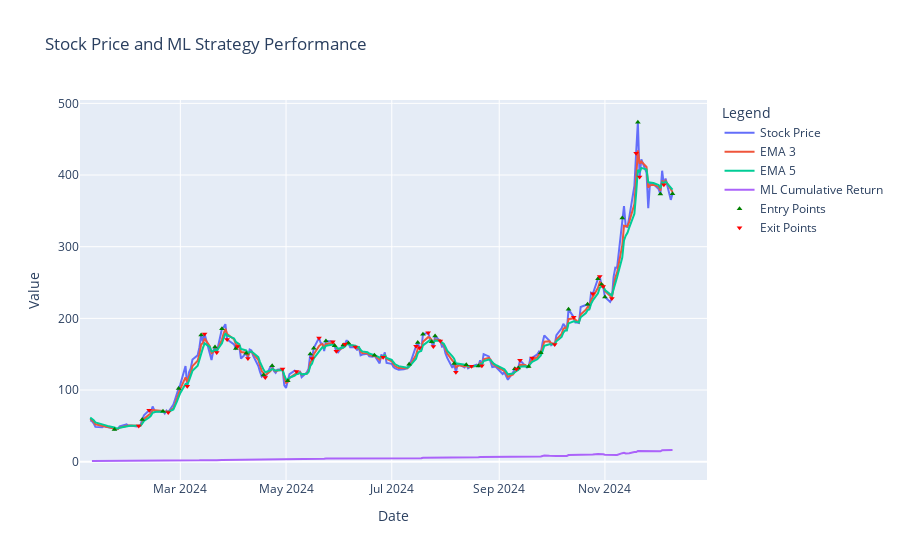

Notebook source saved alongside this figure:
### Code cell
import numpy as np
import pandas as pd
import yfinance as yf
import plotly.graph_objects as go
from sklearn.ensemble import RandomForestClassifier
from sklearn.model_selection import train_test_split
from sklearn.metrics import accuracy_score

def fetch_stock_data(ticker, start_date, end_date):
    stock = yf.Ticker(ticker)
    df = stock.history(start=start_date, end=end_date)
    df['Date'] = df.index
    df.reset_index(drop=True, inplace=True)
    return df

def calculate_features(df):
    df['Returns'] = df['Close'].pct_change()
    df['EMA_3'] = df['Close'].ewm(span=3, adjust=False).mean()
    df['EMA_5'] = df['Close'].ewm(span=5, adjust=False).mean()
    df['Volatility'] = df['Returns'].rolling(window=5).std()
    df['Momentum'] = df['Close'] - df['Close'].shift(5)
    df['Signal'] = (df['Returns'].shift(-1) > 0).astype(int)  # Buy if next day's return is positive
    df.dropna(inplace=True)
    return df

def train_ml_model(df):
    features = ['Volatility', 'EMA_3', 'EMA_5', 'Momentum']
    X = df[features]
    y = df['Signal']
    X_train, X_test, y_train, y_test = train_test_split(X, y, test_size=.5, random_state=32)
    
    model = RandomForestClassifier(n_estimators=2, random_state=32)
    model.fit(X_train, y_train)
    
    y_pred = model.predict(X_test)
    accuracy = accuracy_score(y_test, y_pred)
    
    print(f"Model Accuracy: {accuracy:.2%}")
    
    return model

def generate_signals_using_ml(df, model):
    features = ['Volatility', 'EMA_3', 'EMA_5', 'Momentum']
    df['ML_Signal'] = model.predict(df[features])
    df['ML_Position'] = df['ML_Signal'].shift()
    df['ML_Strategy_Return'] = df['Returns'] * df['ML_Position']
    df['ML_Cumulative_Return'] = (1 + df['ML_Strategy_Return']).cumprod()
    
    # Calculate individual trade returns
    df['Trade_Return'] = df['ML_Strategy_Return']
    df['Trade_Return'] = df['Trade_Return'].where(df['ML_Position'] == 1)
    
    # Mark trades
    df['Trade'] = df['ML_Position'].diff().fillna(0)
    df['Trade'] = df['Trade'].replace({1: 'Entry', -1: 'Exit'})
    
    return df

def plot_results(df):
    fig = go.Figure()

    # Plot stock price
    fig.add_trace(go.Scatter(x=df['Date'], y=df['Close'], mode='lines', name='Stock Price'))

    # Plot EMAs
    fig.add_trace(go.Scatter(x=df['Date'], y=df['EMA_3'], mode='lines', name='EMA 3'))
    fig.add_trace(go.Scatter(x=df['Date'], y=df['EMA_5'], mode='lines', name='EMA 5'))

    # Plot cumulative return from ML strategy
    fig.add_trace(go.Scatter(x=df['Date'], y=df['ML_Cumulative_Return'], mode='lines', name='ML Cumulative Return'))

    # Plot entry points
    entry_points = df[df['Trade'] == 'Entry']
    fig.add_trace(go.Scatter(
        x=entry_points['Date'], 
        y=entry_points['Close'],
        mode='markers',
        marker=dict(symbol='triangle-up', color='green', size=5),
        name='Entry Points'
    ))

    # Plot exit points
    exit_points = df[df['Trade'] == 'Exit']
    fig.add_trace(go.Scatter(
        x=exit_points['Date'], 
        y=exit_points['Close'],
        mode='markers',
        marker=dict(symbol='triangle-down', color='red', size=5),
        name='Exit Points'
    ))

    fig.update_layout(title='Stock Price and ML Strategy Performance',
                      xaxis_title='Date',
                      yaxis_title='Value',
                      legend_title='Legend')

    fig.show()

def display_numerical_results(df):
    # Total return in dollar amount
    initial_investment = df['Close'].iloc[0]  # Initial stock price
    final_value = df['ML_Cumulative_Return'].iloc[-1] * initial_investment
    total_return_dollars = final_value - initial_investment
    
    # Calculate individual trade returns
    trades = df[df['Trade'].notna()]
    trade_returns = trades['Trade_Return'].dropna()
    
    # Average win and loss
    wins = trade_returns[trade_returns > 0]
    losses = trade_returns[trade_returns < 0]
    
    average_win = wins.mean() if not wins.empty else 0
    average_loss = losses.mean() if not losses.empty else 0
    
    print(f"Initial Investment: ${initial_investment:.2f}")
    print(f"Final Value: ${final_value:.2f}")
    print(f"Total Return: ${total_return_dollars:.2f}")
    print(f"Average Win: {average_win:.2%}")
    print(f"Average Loss: {average_loss:.2%}")

# Example usage
start_date = '2024-01-01'
end_date = '2024-12-30'
df = fetch_stock_data('MSTR', start_date, end_date)
df = calculate_features(df)
model = train_ml_model(df)
df = generate_signals_using_ml(df, model)
plot_results(df)
display_numerical_results(df)

### Figure 1 — Plotly figure (JSON) as saved in the notebook; plotly's stock layout.template omitted (floating-point values rounded to 4 significant figures; data arrays with more than 128 entries replaced by an {"elided": "..."} marker saying what was removed)
{"data": [{"mode": "lines", "name": "Stock Price", "type": "scatter", "x": {"elided": "233 str values"}, "y": {"elided": "233 float values"}}, {"mode": "lines", "name": "EMA 3", "type": "scatter", "x": {"elided": "233 str values"}, "y": {"elided": "233 float values"}}, {"mode": "lines", "name": "EMA 5", "type": "scatter", "x": {"elided": "233 str values"}, "y": {"elided": "233 float values"}}, {"mode": "lines", "name": "ML Cumulative Return", "type": "scatter", "x": {"elided": "233 str values"}, "y": {"elided": "233 float values"}}, {"marker": {"color": "green", "size": 5, "symbol": "triangle-up"}, "mode": "markers", "name": "Entry Points", "type": "scatter", "x": ["2024-01-23T00:00:00-05:00", "2024-02-08T00:00:00-05:00", "2024-02-20T00:00:00-05:00", "2024-02-29T00:00:00-05:00", "2024-03-13T00:00:00-04:00", "2024-03-21T00:00:00-04:00", "2024-03-25T00:00:00-04:00", "2024-04-02T00:00:00-04:00", "2024-04-08T00:00:00-04:00", "2024-04-18T00:00:00-04:00", "2024-04-23T00:00:00-04:00", "2024-05-02T00:00:00-04:00", "2024-05-15T00:00:00-04:00", "2024-05-17T00:00:00-04:00", "2024-05-24T00:00:00-04:00", "2024-05-29T00:00:00-04:00", "2024-06-03T00:00:00-04:00", "2024-06-06T00:00:00-04:00", "2024-06-21T00:00:00-04:00", "2024-07-11T00:00:00-04:00", "2024-07-16T00:00:00-04:00", "2024-07-19T00:00:00-04:00", "2024-07-24T00:00:00-04:00", "2024-07-26T00:00:00-04:00", "2024-08-06T00:00:00-04:00", "2024-08-13T00:00:00-04:00", "2024-08-20T00:00:00-04:00", "2024-09-10T00:00:00-04:00", "2024-09-12T00:00:00-04:00", "2024-09-18T00:00:00-04:00", "2024-09-25T00:00:00-04:00", "2024-10-11T00:00:00-04:00", "2024-10-22T00:00:00-04:00", "2024-10-28T00:00:00-04:00", "2024-10-30T00:00:00-04:00", "2024-11-01T00:00:00-04:00", "2024-11-11T00:00:00-05:00", "2024-11-20T00:00:00-05:00", "2024-12-03T00:00:00-05:00", "2024-12-10T00:00:00-05:00"], "y": [45.02, 58.78, 70.5, 102.3, 176.6, 159.9, 185.6, 157.9, 151.3, 120.8, 133.9, 112.9, 150.3, 158.4, 168.5, 161.9, 162.7, 165.7, 148.4, 135.9, 166.4, 177.9, 167.3, 175.3, 136.9, 135.4, 133.7, 129.6, 130.8, 132.7, 151.9, 212.6, 219.7, 255.3, 247.3, 229.7, 340, 473.8, 373.4, 374]}, {"marker": {"color": "red", "size": 5, "symbol": "triangle-down"}, "mode": "markers", "name": "Exit Points", "type": "scatter", "x": ["2024-02-06T00:00:00-05:00", "2024-02-12T00:00:00-05:00", "2024-02-23T00:00:00-05:00", "2024-03-05T00:00:00-05:00", "2024-03-15T00:00:00-04:00", "2024-03-22T00:00:00-04:00", "2024-03-28T00:00:00-04:00", "2024-04-03T00:00:00-04:00", "2024-04-09T00:00:00-04:00", "2024-04-19T00:00:00-04:00", "2024-04-29T00:00:00-04:00", "2024-05-07T00:00:00-04:00", "2024-05-16T00:00:00-04:00", "2024-05-20T00:00:00-04:00", "2024-05-28T00:00:00-04:00", "2024-05-30T00:00:00-04:00", "2024-06-04T00:00:00-04:00", "2024-06-10T00:00:00-04:00", "2024-06-26T00:00:00-04:00", "2024-07-15T00:00:00-04:00", "2024-07-17T00:00:00-04:00", "2024-07-22T00:00:00-04:00", "2024-07-25T00:00:00-04:00", "2024-07-29T00:00:00-04:00", "2024-08-07T00:00:00-04:00", "2024-08-16T00:00:00-04:00", "2024-08-22T00:00:00-04:00", "2024-09-11T00:00:00-04:00", "2024-09-13T00:00:00-04:00", "2024-09-20T00:00:00-04:00", "2024-10-03T00:00:00-04:00", "2024-10-14T00:00:00-04:00", "2024-10-25T00:00:00-04:00", "2024-10-29T00:00:00-04:00", "2024-10-31T00:00:00-04:00", "2024-11-05T00:00:00-05:00", "2024-11-19T00:00:00-05:00", "2024-11-21T00:00:00-05:00", "2024-12-05T00:00:00-05:00"], "y": [49.8, 71.75, 68.74, 105.1, 178.2, 152.3, 170.5, 160.6, 144.1, 117.4, 129.3, 125.7, 144.0, 172.7, 167.5, 154.1, 163.9, 160.0, 145.8, 161.1, 159, 180.0, 160.6, 168.5, 124.7, 133.0, 133.8, 129.3, 141.5, 144.8, 163.4, 201.7, 234.3, 258.2, 244.5, 227.8, 430.5, 397.3, 386.4]}], "layout": {"autosize": true, "legend": {"title": {"text": "Legend"}}, "title": {"text": "Stock Price and ML Strategy Performance"}, "xaxis": {"autorange": true, "range": ["2024-01-03 13:43:26.2642", "2024-12-29 10:16:33.7358"], "title": {"text": "Date"}, "type": "date"}, "yaxis": {"autorange": true, "range": [-25.83, 509.9], "title": {"text": "Value"}, "type": "linear"}}}
